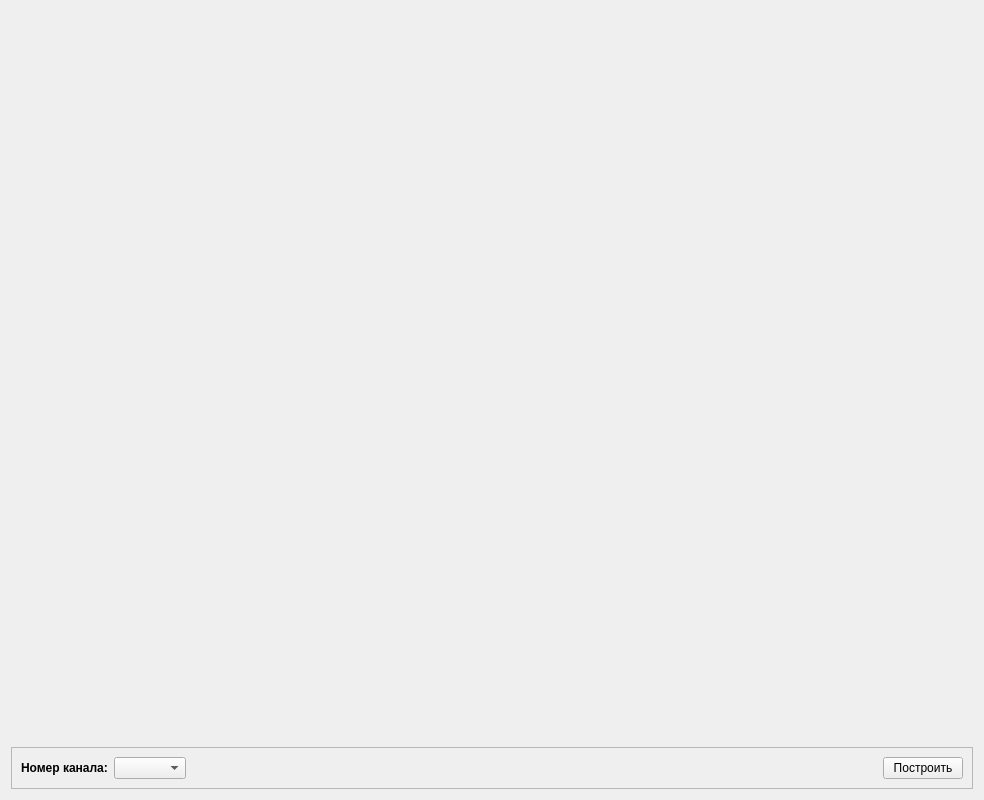
<?xml version="1.0" encoding="UTF-8"?>
<ui version="4.0">
 <class>AnalyzeWindow</class>
 <widget class="QWidget" name="AnalyzeWindow">
  <property name="geometry">
   <rect>
    <x>0</x>
    <y>0</y>
    <width>984</width>
    <height>800</height>
   </rect>
  </property>
  <property name="minimumSize">
   <size>
    <width>800</width>
    <height>600</height>
   </size>
  </property>
  <property name="windowTitle">
   <string>Form</string>
  </property>
  <layout class="QGridLayout" name="gridLayout">
   <item row="0" column="0">
    <widget class="ChartView" name="chartView" native="true"/>
   </item>
   <item row="1" column="0">
    <widget class="QFrame" name="frame">
     <property name="sizePolicy">
      <sizepolicy hsizetype="Preferred" vsizetype="Fixed">
       <horstretch>0</horstretch>
       <verstretch>0</verstretch>
      </sizepolicy>
     </property>
     <property name="frameShape">
      <enum>QFrame::StyledPanel</enum>
     </property>
     <property name="frameShadow">
      <enum>QFrame::Raised</enum>
     </property>
     <layout class="QGridLayout" name="gridLayout_2">
      <item row="0" column="1" alignment="Qt::AlignLeft">
       <widget class="QComboBox" name="comboBox"/>
      </item>
      <item row="0" column="2" alignment="Qt::AlignRight">
       <widget class="QPushButton" name="pushButton">
        <property name="text">
         <string>Построить</string>
        </property>
       </widget>
      </item>
      <item row="0" column="0">
       <widget class="QLabel" name="label">
        <property name="sizePolicy">
         <sizepolicy hsizetype="Fixed" vsizetype="Preferred">
          <horstretch>0</horstretch>
          <verstretch>0</verstretch>
         </sizepolicy>
        </property>
        <property name="font">
         <font>
          <weight>75</weight>
          <bold>true</bold>
         </font>
        </property>
        <property name="text">
         <string>Номер канала:</string>
        </property>
       </widget>
      </item>
     </layout>
    </widget>
   </item>
  </layout>
 </widget>
 <customwidgets>
  <customwidget>
   <class>ChartView</class>
   <extends>QWidget</extends>
   <header location="global">chartview.h</header>
   <container>1</container>
  </customwidget>
 </customwidgets>
 <resources/>
 <connections/>
</ui>
